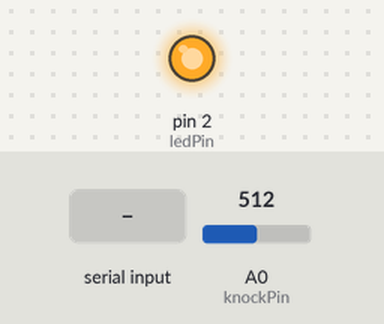
Bench run of a sketch on a simulated Arduino Uno, built with avr-gcc and run on an emulated ATmega328P. Parts: output pins drawn as LEDs (lit = HIGH). Inputs (shaded band) come from the test bench; at power-on: A0 (knockPin) = 512. What the sketch prints to the serial monitor is not drawn.

Above: at 1.2 s.
1.3 s: byte 30 received over Serial
At 2.0 s:
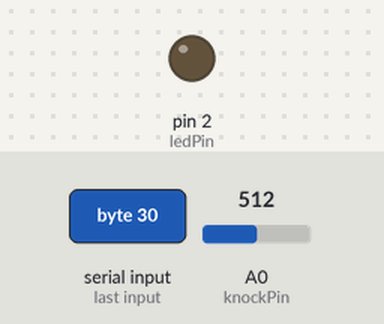
2.8 s: A0 (knockPin) set to 604
4.3 s: A0 (knockPin) set to 625
At 5.6 s:
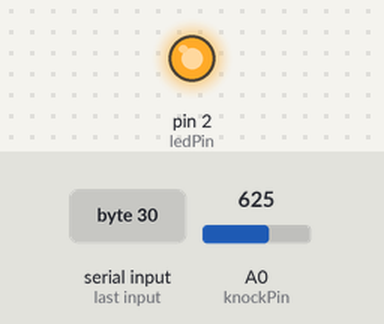
Timing chart, 0 to 7.3 s (numbered marks = the images above; inputs shaded):
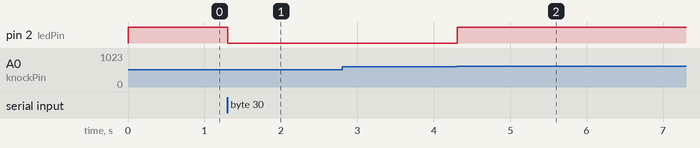

Measured:
- the behaviour switches between 611 and 612 on A0 (knockPin) (found by bisection; images 1 and 2)
- after the input at 1.3 s, pin 2 (ledPin): HIGH → LOW at once
- after the input at 2.8 s, every drawn part: stays the same
- after the input at 4.3 s, pin 2 (ledPin): LOW → HIGH at once

The sketch:

tester.ino
```cpp
int ledPin = 2;
int statePin = HIGH;
int knockPin = 0;
byte val = 0;
int THRESHOLD = 100;

void setup(){
  Serial.begin(9600);
  pinMode(ledPin,OUTPUT);
  digitalWrite(ledPin, HIGH);
}

void loop(){
  val=analogRead(knockPin);

 if( val >= THRESHOLD){
   statePin = HIGH;
   Serial.print("!");
   digitalWrite(ledPin, statePin);
 }
 delay(100);
 if(Serial.available()){
   statePin = LOW;
   int readByte = Serial.read();
   digitalWrite(ledPin, statePin);
 }

}

//void serialEvent(){
//  statePin = LOW;
//  digitalWrite(ledPin, statePin);
//}
```
